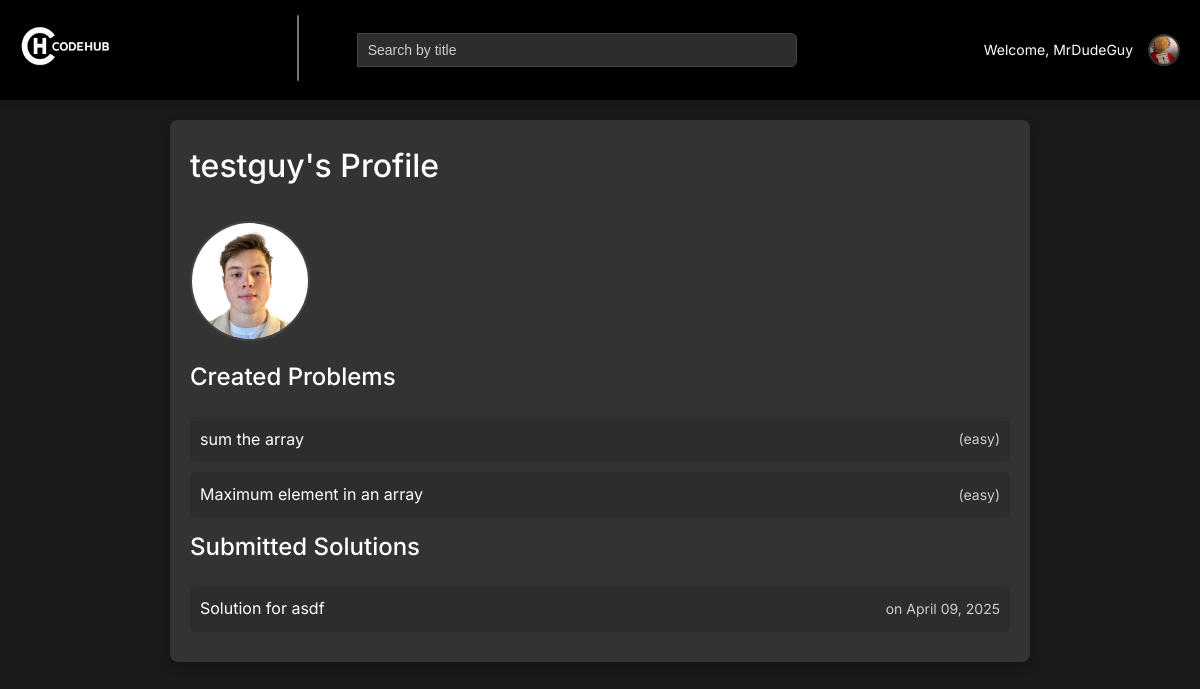
Screenshot of /accounts/profile/?user=testguy (signed in) with the database file from the repository.
### problems/models.py (models this page shows, shortened)
class Profile(models.Model):
    user = models.OneToOneField(User, on_delete=models.CASCADE)
    profile_picture = models.ImageField(upload_to='profile_pics/', blank=True, null=True)

class Problem(models.Model):
    DIFFICULTY_CHOICES = (
        ('easy', 'Easy'),
        ('medium', 'Medium'),
        ('hard', 'Hard'),
    )
    title = models.CharField(max_length=200)
    description = models.TextField()
    difficulty = models.CharField(max_length=6, choices=DIFFICULTY_CHOICES, default='easy')
    created_by = models.ForeignKey(User, on_delete=models.CASCADE, related_name='problems')
    tags = models.ManyToManyField(Tag, blank=True)
    created_at = models.DateTimeField(auto_now_add=True)
    solution_code = models.TextField()
    function_header = models.TextField(blank=True, null=True)
    input_vars = models.JSONField(default=list, blank=True)
    return_type = models.CharField(max_length=50, default='None')
    attempted_by = models.ManyToManyField(User, related_name='attempted_problems', blank=True)
    solved_by = models.ManyToManyField(User, related_name='solved_problems', blank=True)

class Solution(models.Model):
    problem = models.ForeignKey(Problem, on_delete=models.CASCADE, related_name='solutions')
    code = models.TextField()
    created_by = models.ForeignKey(User, on_delete=models.CASCADE, related_name='solutions')
    created_at = models.DateTimeField(auto_now_add=True)

### problems/views.py (the view, shortened to what this page needs)
# urls.py: path('accounts/profile/', views.profile, name='profile'),
def profile(request):
    target_username = request.GET.get('user')
    if target_username:
        target_user = get_object_or_404(User, username=target_username)
        profile, created = Profile.objects.get_or_create(user=target_user)
        problems = Problem.objects.filter(created_by=target_user)
        solutions = Solution.objects.filter(created_by=target_user)
        form = None
    return render(request, 'profile.html', {
        'target_user': target_user,
        'profile': profile,
        'problems': problems,
        'solutions': solutions,
        'form': form,
    })

### problems/templates/profile.html (shortened to what this page needs)
{% extends 'base.html' %}
{% load static %}
{% block content %}
    <div class="profile-card">
        <h1>{{ target_user.username }}'s Profile</h1>
        <img src="{% if profile.profile_picture %}{{ profile.profile_picture.url }}{% else %}{% static 'problems/default_profile.png' %}{% endif %}" alt="{{ target_user.username }}'s Profile Picture" class="profile-pic-large">
        <h2>Created Problems</h2>
        {% for problem in problems %}
            <div class="item-card">
                <a href="{% url 'problem_detail' problem.id %}">{{ problem.title }}</a>
                <span class="meta">({{ problem.difficulty }})</span>
            </div>
        {% empty %}
            <p>No problems created.</p>
        {% endfor %}
        <h2>Submitted Solutions</h2>
        {% for solution in solutions %}
            <div class="item-card">
                <span>Solution for <a href="{% url 'problem_detail' solution.problem.id %}">{{ solution.problem.title }}</a></span>
                <span class="meta">on {{ solution.created_at|date:"F d, Y" }}</span>
            </div>
        {% empty %}
            <p>No solutions submitted.</p>
        {% endfor %}
    </div>
{% endblock %}

### problems/templates/base.html (shortened to what this page needs)
{% load static %}
<!DOCTYPE html>
<html>
<head>
    <link rel="stylesheet" href="https://cdn.jsdelivr.net/npm/choices.js/public/assets/styles/choices.min.css" />
</head>
<body>
    <nav class="navbar">
        <div class="navbar-logo">
            <a href="{% url 'problem_list' %}">
                <img src="{% static 'problems/logo4.png' %}" alt="CodeHub Logo">
            </a>
        </div>
        <div class="navbar-center">
            <div class="navbar-tags">
                <select id="tag-filter" multiple>
                </select>
            </div>
            <div class="navbar-search">
                <form id="search-form" method="get" action="{% url 'problem_list' %}">
                    <input type="text" name="q" id="title-search" placeholder="Search by title" value="{{ search_query|default:'' }}">
                </form>
            </div>
        </div>
        <div class="navbar-links">
            {% if user.is_authenticated %}
                <span>Welcome, {{ user.username }}</span>
                <img src="{% if user.profile.profile_picture %}{{ user.profile.profile_picture.url }}{% else %}{% static 'problems/default_profile.png' %}{% endif %}" alt="{{ user.username }}'s Profile Picture" class="profile-pic" onclick="toggleDropdown()">
            {% else %}
                <a href="{% url 'login' %}">Login</a>
                <a href="{% url 'signup' %}">Signup</a>
            {% endif %}
        </div>
    </nav>
    <div class="container">
        {% block content %}{% endblock %}
    </div>
</body>
</html>

### problems/templates/base.html (style rules this page uses)
* { margin: 0; padding: 0; box-sizing: border-box; }
body { font-family: 'Inter', sans-serif; background-color: #1a1a1a; color: #ffffff; line-height: 1.6; }
.container { max-width: 900px; margin: 0 auto; padding: 20px; }
.navbar { background-color: #000000; padding: 15px 20px; display: flex; align-items: center; justify-content: space-between; box-shadow: 0 4px 6px rgba(0, 0, 0, 0.2); position: sticky; top: 0; z-index: 1000; }
.navbar-logo img { height: 40px; }
.navbar-center { display: flex; align-items: center; flex: 1; justify-content: center; gap: 0; max-width: 500px; }
.navbar-tags { min-width: 60px; max-width: 300px; width: fit-content; transition: width 0.3s ease; }
.navbar-search { flex: 1; }
.navbar-search input { background-color: #2d2d2d; color: #ffffff; border: 1px solid #444444; border-radius: 0 6px 6px 0; padding: 7px 10px; width: 100%; font-size: 14px; height: 34px; line-height: 1.4; }
.navbar-search input::placeholder { color: #cccccc; }
.navbar-links { display: flex; align-items: center; gap: 15px; }
.navbar-links span { font-size: 14px; }
.profile-pic { width: 32px; height: 32px; border-radius: 50%; object-fit: cover; cursor: pointer; border: 2px solid #333333; transition: border-color 0.2s; }
h1, h2 { font-weight: 500; margin-bottom: 20px; }
a { color: #ffffff; text-decoration: none; }

### problems/templates/profile.html (style rules this page uses)
.profile-card { background-color: #333333; border-radius: 8px; padding: 20px; box-shadow: 0 4px 12px rgba(0, 0, 0, 0.2); }
.profile-pic-large { width: 120px; height: 120px; border-radius: 50%; object-fit: cover; margin: 10px 0; border: 2px solid #444444; }
.item-card { background-color: #2d2d2d; border-radius: 6px; padding: 10px; margin: 10px 0; display: flex; justify-content: space-between; align-items: center; }
.meta { color: #cccccc; font-size: 14px; }

### rows the page displays
Profile: profile_picture (picture)
Problem: title "sum the array", difficulty "easy"
Problem: title "Maximum element in an array", difficulty "easy"
Solution: problem "asdf", created_at "April 09, 2025"

### other values shown
{{ user.username }} "MrDudeGuy"
{{ target_user.username }} "testguy"
